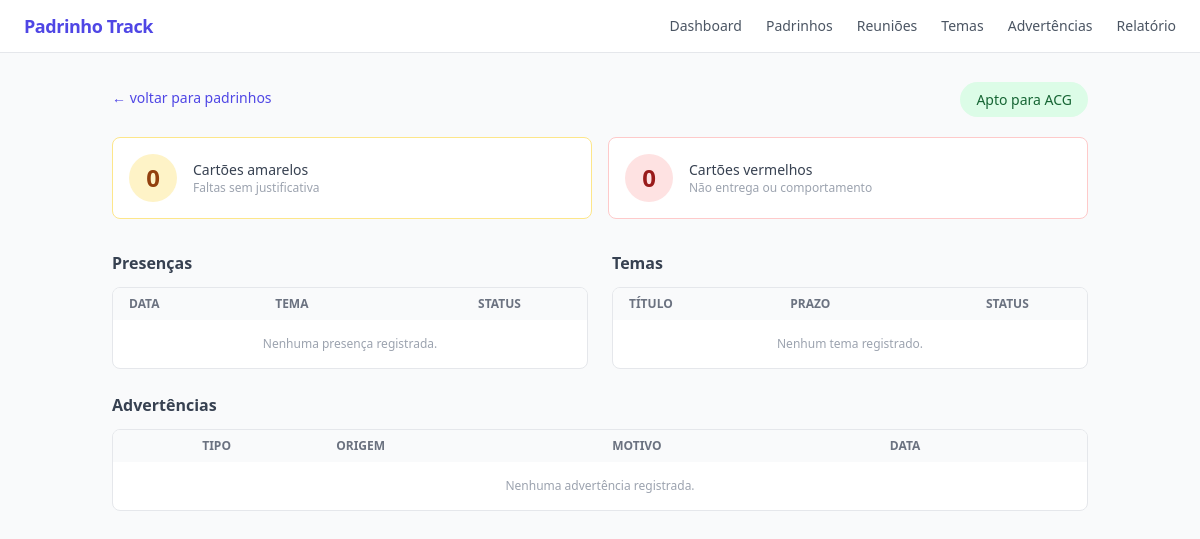
Page /padrinhos/1 on the earlier database version.
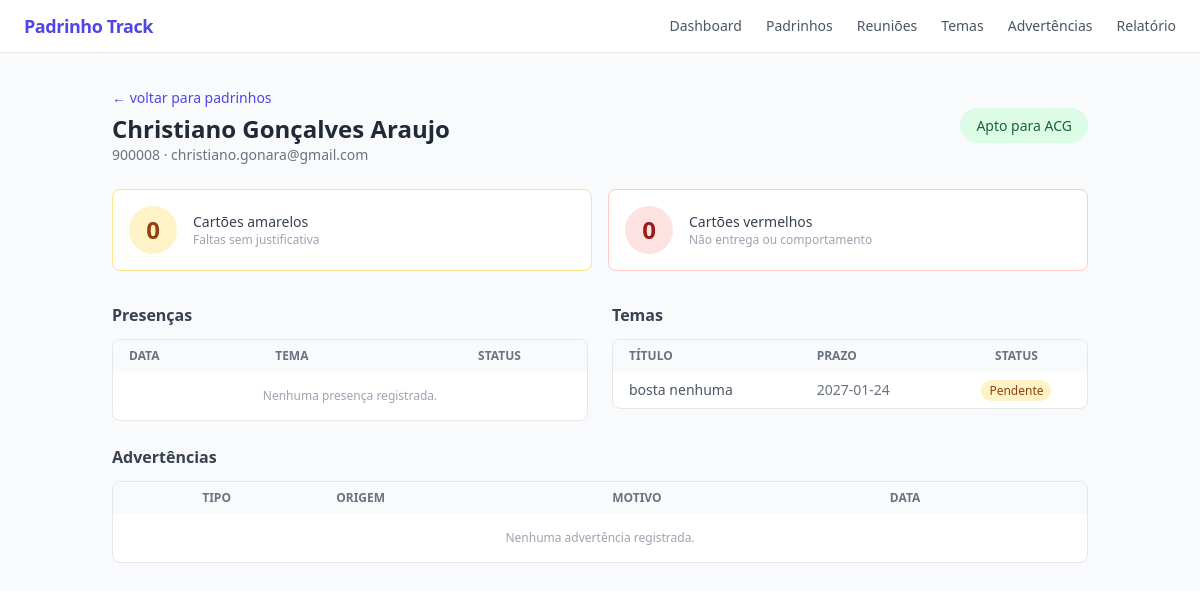
Same page on the later database version.
### tables this page shows
CREATE TABLE padrinhos (
        id          INTEGER PRIMARY KEY AUTOINCREMENT,
        nome        TEXT NOT NULL,
        matricula   TEXT UNIQUE NOT NULL,
        email       TEXT,
        ativo       INTEGER DEFAULT 1
    );

CREATE TABLE temas (
        id           INTEGER PRIMARY KEY AUTOINCREMENT,
        titulo       TEXT NOT NULL,
        data_limite  TEXT NOT NULL,
        padrinho_id  INTEGER NOT NULL,
        entregue     INTEGER DEFAULT 0,
        data_entrega TEXT,
        FOREIGN KEY (padrinho_id) REFERENCES padrinhos(id)
    );

### app.py (the view)
@app.route("/padrinhos/<int:padrinho_id>")
def padrinho_detalhe(padrinho_id):
    padrinho    = get_padrinho(padrinho_id)
    status      = calcular_status(padrinho_id)
    historico   = get_historico_padrinho(padrinho_id)
    advertencias = get_advertencias_padrinho(padrinho_id)
    return render_template("padrinho_detalhe.html",
        padrinho=padrinho,
        status=status,
        historico=historico,
        advertencias=advertencias
    )

### app.py (called while the page is built)
@app.before_request
def setup():
    init_db()

### database.py (called while the page is built)
def get_conn():
    conn = sqlite3.connect(DB_PATH)
    conn.row_factory = sqlite3.Row
    conn.execute("PRAGMA foreign_keys = ON")
    return conn

### models.py (called while the page is built)
def get_padrinho(padrinho_id):
    conn = get_conn()
    padrinho = conn.execute(
        "SELECT * FROM padrinhos WHERE id = ?", (padrinho_id,)
    ).fetchone()
    conn.close()
    return padrinho

def get_advertencias_padrinho(padrinho_id):
    conn = get_conn()
    advertencias = conn.execute(
        "SELECT * FROM advertencias WHERE padrinho_id = ? ORDER BY data DESC",
        (padrinho_id,)
    ).fetchall()
    conn.close()
    return advertencias

def get_historico_padrinho(padrinho_id):
    conn = get_conn()
    presencas = conn.execute("""
        SELECT r.data, r.tema, pr.presente, pr.justificada
        FROM presencas pr
        JOIN reunioes r ON r.id = pr.reuniao_id
        WHERE pr.padrinho_id = ?
        ORDER BY r.data DESC
    """, (padrinho_id,)).fetchall()
    temas = conn.execute(
        "SELECT * FROM temas WHERE padrinho_id = ? ORDER BY data_limite DESC",
        (padrinho_id,)
    ).fetchall()
    conn.close()
    return {"presencas": presencas, "temas": temas}

### templates/padrinho_detalhe.html (shortened to what the changed rows need)
{% extends "base.html" %}
{% block content %}
<div class="flex items-center justify-between mb-6">
  <div>
    <a href="/padrinhos" class="text-sm text-indigo-600 hover:underline">← voltar para padrinhos</a>
    <h1 class="text-2xl font-semibold text-gray-800 mt-1">{{ padrinho["nome"] }}</h1>
    <p class="text-sm text-gray-500">{{ padrinho["matricula"] }} {{ "· " + padrinho["email"] if padrinho["email"] }}</p>
  </div>
</div>
<div class="grid grid-cols-2 gap-6">
  <div>
    <h2 class="text-base font-semibold text-gray-700 mb-3">Presenças</h2>
    <div class="bg-white rounded-lg border border-gray-200 overflow-hidden">
      <table class="w-full text-sm">
        <thead class="bg-gray-50 text-gray-500 uppercase text-xs">
          <tr>
            <th class="px-4 py-2 text-left">Data</th>
            <th class="px-4 py-2 text-left">Tema</th>
            <th class="px-4 py-2 text-center">Status</th>
          </tr>
        </thead>
      </table>
    </div>
  </div>
  <div>
    <h2 class="text-base font-semibold text-gray-700 mb-3">Temas</h2>
    <div class="bg-white rounded-lg border border-gray-200 overflow-hidden">
      <table class="w-full text-sm">
        <thead class="bg-gray-50 text-gray-500 uppercase text-xs">
          <tr>
            <th class="px-4 py-2 text-left">Título</th>
            <th class="px-4 py-2 text-left">Prazo</th>
            <th class="px-4 py-2 text-center">Status</th>
          </tr>
        </thead>
        <tbody class="divide-y divide-gray-100">
          {% for t in historico.temas %}
          <tr>
            <td class="px-4 py-2 text-gray-600">{{ t["titulo"] }}</td>
            <td class="px-4 py-2 text-gray-500">{{ t["data_limite"] }}</td>
            <td class="px-4 py-2 text-center">
              {% if t["entregue"] %}
                <span class="bg-green-100 text-green-800 px-2 py-0.5 rounded-full text-xs">Entregue</span>
              {% else %}
                <span class="bg-amber-100 text-amber-800 px-2 py-0.5 rounded-full text-xs">Pendente</span>
              {% endif %}
            </td>
          </tr>
          {% else %}
          <tr>
            <td colspan="3" class="px-4 py-4 text-center text-gray-400 text-xs">
              Nenhum tema registrado.
            </td>
          </tr>
          {% endfor %}
        </tbody>
      </table>
    </div>
  </div>
</div>
<div class="mt-6">
  <h2 class="text-base font-semibold text-gray-700 mb-3">Advertências</h2>
  <div class="bg-white rounded-lg border border-gray-200 overflow-hidden">
    <table class="w-full text-sm">
      <thead class="bg-gray-50 text-gray-500 uppercase text-xs">
        <tr>
          <th class="px-4 py-2 text-center">Tipo</th>
          <th class="px-4 py-2 text-left">Origem</th>
          <th class="px-4 py-2 text-left">Motivo</th>
          <th class="px-4 py-2 text-left">Data</th>
        </tr>
      </thead>
    </table>
  </div>
</div>
{% endblock %}

Differences in the rows shown:
added padrinhos: nome "Christiano Gonçalves Araujo", matricula "900008", email "· christiano.gonara@gmail.com"
added temas: titulo "bosta nenhuma", data_limite "2027-01-24", entregue "Pendente"
Other differences:
text no longer shown: "Nenhum tema registrado."
